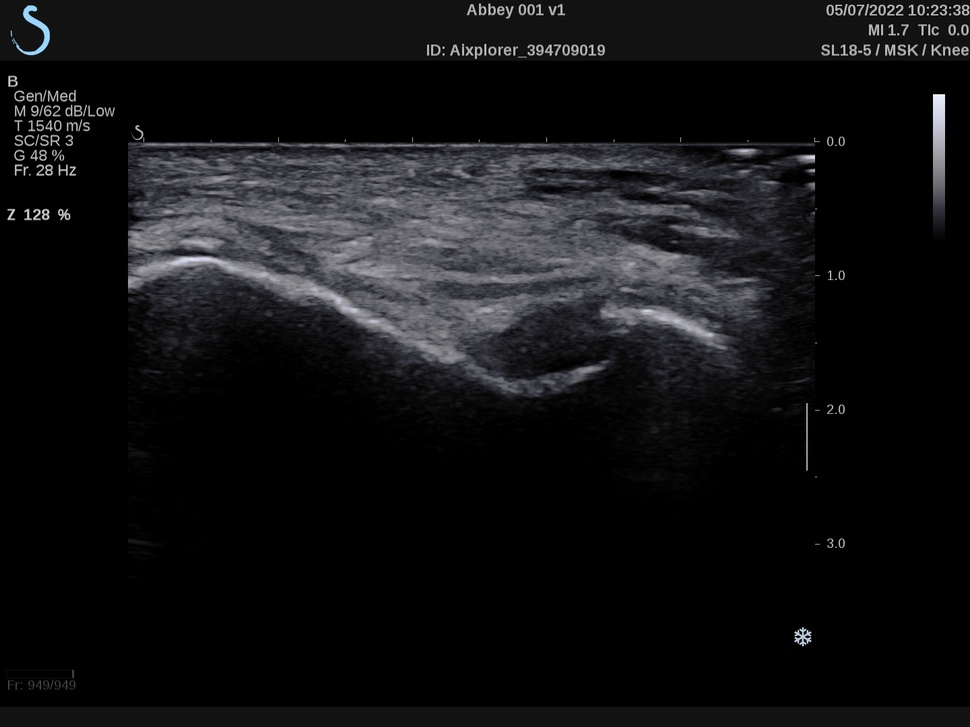
#> input picture All_Images/Abbey 001_v1_contralateral_base (1).jpg, 970 x 727 px, shrunk from 1440 x 1080 before the run, found by its file name; its folder holds only this picture in this run
$ jupyter execute 'Image Enhancement_3.ipynb'
#> lines starting #> are read from the running program, lines starting #| are printed output that depends on the picture
[cell 1]
import os
import cv2
import numpy as np
import pandas as pd
from skimage import exposure
from skimage.metrics import structural_similarity, peak_signal_noise_ratio, mean_squared_error
from scipy.stats import entropy as scipy_entropy
from concurrent.futures import ThreadPoolExecutor, as_completed


def enhance_image(img):
    clahe = cv2.createCLAHE(clipLimit=2.0, tileGridSize=(8,8))
    enhanced = clahe.apply(img)
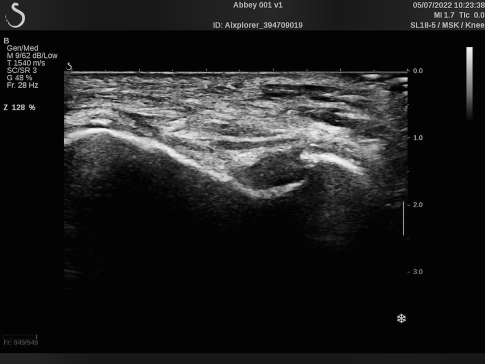
#> enhanced: shape (727, 970) (shown at 1/2 size); min 1, max 253, mean 30.5
    gamma = 1.2
    enhanced = np.array(255 * (enhanced / 255.0) ** gamma, dtype=np.uint8)
    blurred = cv2.GaussianBlur(enhanced, (5, 5), 0)
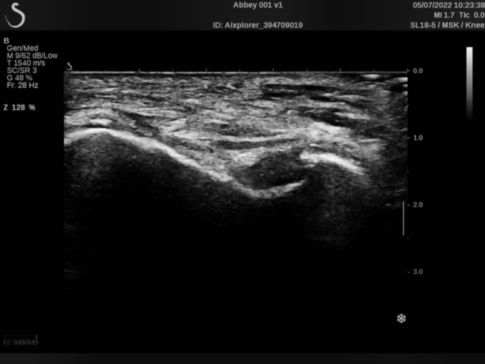
#> blurred: shape (727, 970) (shown at 1/2 size); min 0, max 244, mean 24.3
    sharpened = cv2.addWeighted(enhanced, 1.5, blurred, -0.5, 0)
    return sharpened


def compute_metrics(original, processed):
    metrics = {}
    metrics['SSIM'] = structural_similarity(original, processed, data_range=255)
    metrics['PSNR'] = peak_signal_noise_ratio(original, processed, data_range=255)
    metrics['MSE'] = mean_squared_error(original, processed)
    hist, _ = np.histogram(processed.flatten(), bins=256, range=(0, 255), density=True)
#> hist = 256 values, max 0.572 at index 1, min 7.12e-06 at index 251, mean 0.00392
    metrics['Entropy'] = scipy_entropy(hist + 1e-8)
    noise = original.astype(np.float32) - processed.astype(np.float32)
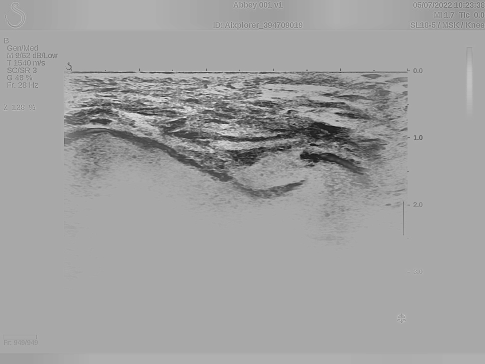
#> noise: shape (727, 970) float32 (shown at 1/2 size); min -108, max 54, mean -6.1; drawn with min black and max white
    metrics['SNR'] = 10 * np.log10(np.sum(original ** 2) / (np.sum(noise ** 2) + 1e-8))
    metrics['CC'] = np.corrcoef(original.flatten(), processed.flatten())[0, 1]
    return metrics


def process_image(img_path, save_dir):
    img = cv2.imread(img_path, cv2.IMREAD_GRAYSCALE)
    if img is None:
        return None
    enhanced = enhance_image(img)
    metrics = compute_metrics(img, enhanced)
#> metrics = {'SSIM': 0.85, 'PSNR': 23.75, 'MSE': 274.4, 'Entropy': 2.7, 'SNR': -8.74, 'CC': 0.977}

    save_path = os.path.join(save_dir, os.path.basename(img_path))
    cv2.imwrite(save_path, enhanced)
    return os.path.basename(img_path), metrics


def process_all(input_dir, output_dir, max_workers=8):
    os.makedirs(output_dir, exist_ok=True)
    image_paths = [os.path.join(input_dir, f) for f in os.listdir(input_dir)
                   if f.lower().endswith(('.jpg', '.png', '.jpeg'))]

    records = []
    with ThreadPoolExecutor(max_workers=max_workers) as executor:
        futures = [executor.submit(process_image, path, output_dir) for path in image_paths]
#> futures = 1 item
        for f in as_completed(futures):
            result = f.result()
            if result:
                name, metrics = result
                records.append({"Filename": name, **metrics})
#> this loop made 1 pass
#> name on pass 1: 'Abbey 001_v1_contralateral_base (1).jpg'
#> after the loop, records = 1 item

    df = pd.DataFrame(records)
#> df = table of 1 rows and 7 columns
    df.to_excel(r"C:\Users\Charlotte\Desktop\dissertation\US_new\enhancement_metrics.xlsx", index=False)
    print(f"Finished processing, total {len(df)} graphs. The metrics are saved to enhancement_metrics.xlsx.")
#| Finished processing, total 1 graphs. The metrics are saved to enhancement_metrics.xlsx.


if __name__ == "__main__":
    input_dir = r"C:\Users\Charlotte\Desktop\dissertation\US_new\All_Images"
    output_dir = r"C:\Users\Charlotte\Desktop\dissertation\US_new\All_Enhanced"
    process_all(input_dir, output_dir)

[cell 2]
import pandas as pd
import os
import matplotlib.pyplot as plt

metrics_path = r"C:\Users\Charlotte\Desktop\dissertation\US_new\enhancement_metrics.xlsx"
output_dir = os.path.dirname(metrics_path)

df = pd.read_excel(metrics_path)

df["Patient"] = df["Filename"].str.extract(r"(Abbey\s?\d+|[A-Za-z]+\s?\d+)", expand=False).str.replace(" ", "")
df["Stage"] = df["Filename"].str.extract(r"(v\d+)", expand=False)

summary_all = df.describe().T
summary_all["Metric"] = summary_all.index
summary_all = summary_all[["Metric", "mean", "std", "min", "max"]]

summary_by_patient = (
    df.groupby("Patient")[["SSIM", "PSNR", "MSE", "Entropy", "SNR", "CC"]]
    .mean()
    .reset_index()
)

with pd.ExcelWriter(os.path.join(output_dir, "enhancement_summary.xlsx")) as writer:
    summary_all.to_excel(writer, sheet_name="Overall_Stats", index=False)
    summary_by_patient.to_excel(writer, sheet_name="By_Patient", index=False)

print("Metrics were computed and saved as enhancement_summary.xlsx")

plt.figure(figsize=(10, 6))
df.boxplot(column=["SSIM", "PSNR", "Entropy", "SNR", "CC"])
plt.title("Distribution of Image Quality Metrics")
plt.ylabel("Value")
plt.xticks(rotation=45)
plt.tight_layout()
#plt.savefig(os.path.join(output_dir, "metrics_distribution.png"), dpi=300)
plt.show()
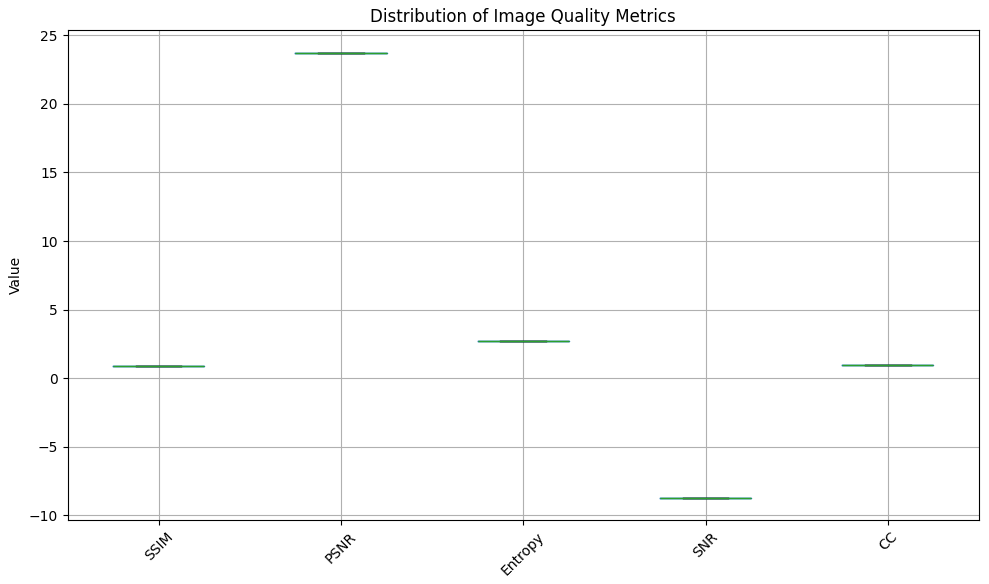
#> figure drawn by matplotlib, 1 panel

[cell 3]
import os
import shutil
import pandas as pd
from sklearn.preprocessing import MinMaxScaler

excel_path = r"C:\Users\Charlotte\Desktop\dissertation\US_new\enhancement_metrics.xlsx"
image_dir = r"C:\Users\Charlotte\Desktop\dissertation\US_new\All_Enhanced"
save_dir = r"C:\Users\Charlotte\Desktop\dissertation\US_new"

df = pd.read_excel(excel_path)

metrics_cols = ["SSIM", "PSNR", "Entropy", "SNR", "CC"]
scaler = MinMaxScaler()
df_scaled = pd.DataFrame(
    scaler.fit_transform(df[metrics_cols]),
    columns=metrics_cols
)

df_scaled["score"] = (
    0.25 * df_scaled["SSIM"] +
    0.25 * df_scaled["PSNR"] +
    0.2  * df_scaled["Entropy"] +
    0.15 * df_scaled["SNR"] +
    0.15 * df_scaled["CC"]
)

df_scaled["Filename"] = df["Filename"]
df_top = df_scaled[df_scaled["score"] > 0.5].sort_values("score", ascending=False)

os.makedirs(save_dir, exist_ok=True)
save_excel = os.path.join(save_dir, "top_quality_images.xlsx")
df_top.to_excel(save_excel, index=False)
print(f"List of {len(df_top)} high-quality images saved to {save_excel}")

high_quality_dir = os.path.join(save_dir, "High_quality_images")
os.makedirs(high_quality_dir, exist_ok=True)

for filename in df_top["Filename"]:
    src = os.path.join(image_dir, filename)
    dst = os.path.join(high_quality_dir, filename)
    if os.path.exists(src):
        shutil.copy(src, dst)

print(f"Copy {len(df_top)} high-quality images to {high_quality_dir}")

$ run again, on All_Images/Abbey 006_v1_treat_base (7).jpg
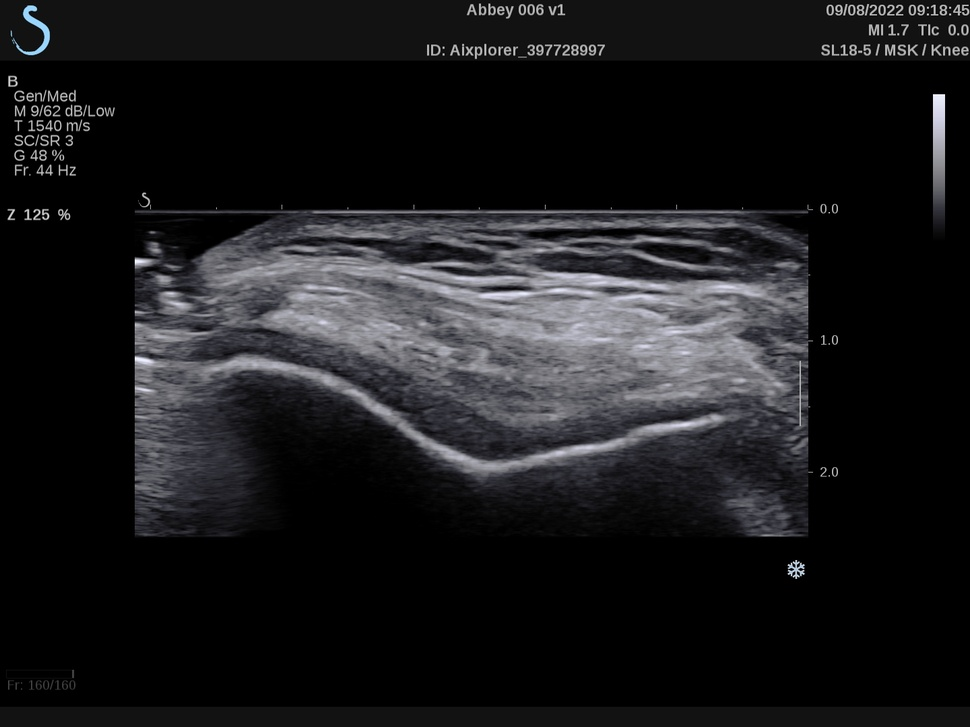
#> input picture All_Images/Abbey 006_v1_treat_base (7).jpg, 970 x 727 px, shrunk from 1440 x 1080 before the run, found by its file name
#> hist = 256 values, max 0.526 at index 1, min 2.56e-05 at index 253, mean 0.00392
#> in compute_metrics, `noise = original.astype(np.float32) - processed.astype(np.float32)`:
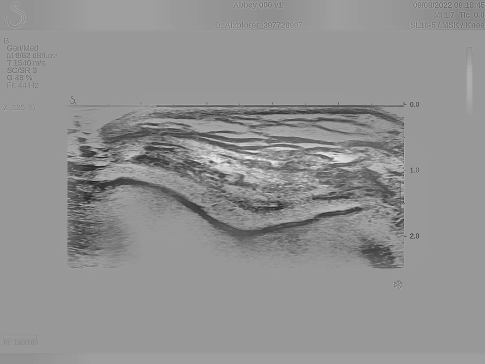
#> noise: shape (727, 970) float32 (shown at 1/2 size); min -109, max 72, mean -5.3; drawn with min black and max white
#> in process_image, `metrics = compute_metrics(img, enhanced)`: metrics = {'SSIM': 0.867, 'PSNR': 24.3, 'MSE': 241.4, 'Entropy': 2.94, 'SNR': -7.74, 'CC': 0.979}
#> futures = 1 item
#> the loop in process_all, `for f in as_completed(futures):` made 1 pass
#> name on pass 1: 'Abbey 006_v1_treat_base (7).jpg'
#> df = table of 1 rows and 7 columns
#| Finished processing, total 1 graphs. The metrics are saved to enhancement_metrics.xlsx.
#> `plt.show()`:
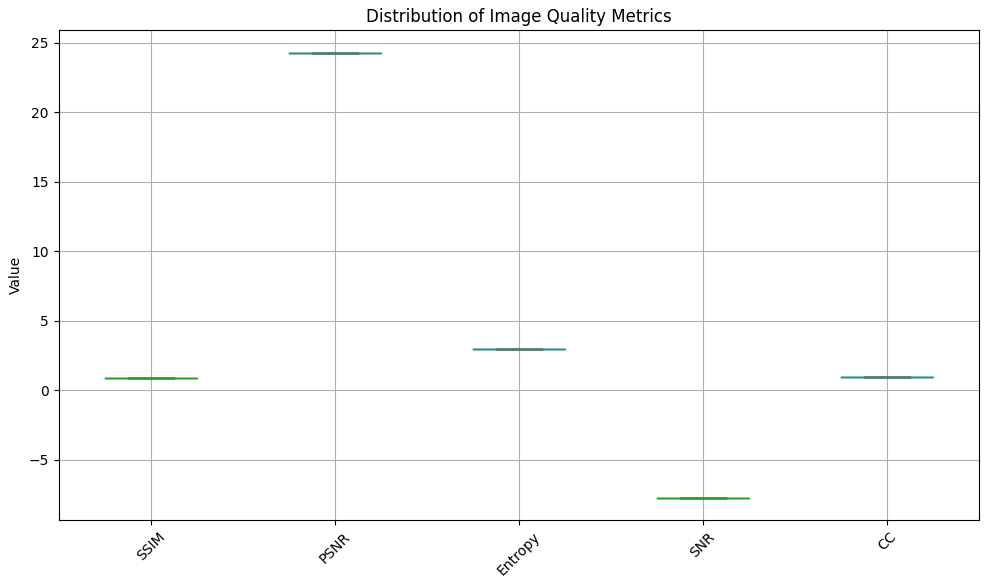
#> figure drawn by matplotlib, 1 panel

$ run again, on All_Images/Abbey 006_v3_contralateral_3 (4).jpg
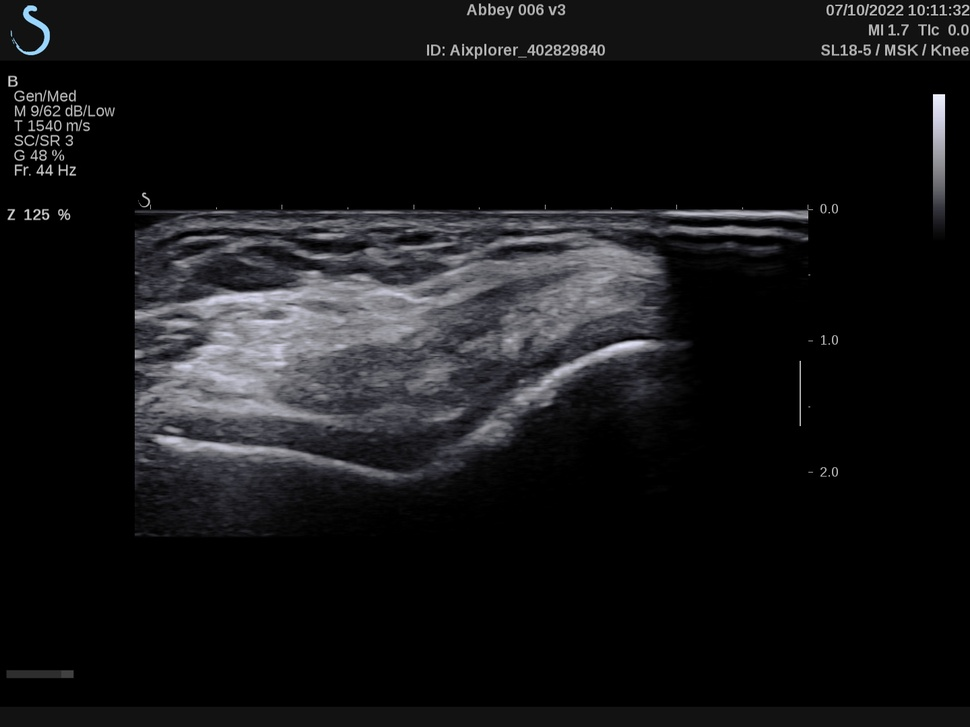
#> input picture All_Images/Abbey 006_v3_contralateral_3 (4).jpg, 970 x 727 px, shrunk from 1440 x 1080 before the run, found by its file name
#> hist = 256 values, max 0.585 at index 1, min 1.85e-05 at index 253, mean 0.00392
#> in compute_metrics, `noise = original.astype(np.float32) - processed.astype(np.float32)`:
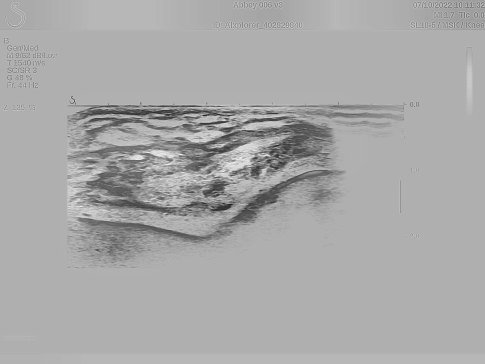
#> noise: shape (727, 970) float32 (shown at 1/2 size); min -113, max 50, mean -5.1; drawn with min black and max white
#> in process_image, `metrics = compute_metrics(img, enhanced)`: metrics = {'SSIM': 0.87, 'PSNR': 24.77, 'MSE': 216.6, 'Entropy': 2.6, 'SNR': -8.01, 'CC': 0.983}
#> futures = 1 item
#> the loop in process_all, `for f in as_completed(futures):` made 1 pass
#> name on pass 1: 'Abbey 006_v3_contralateral_3 (4).jpg'
#> df = table of 1 rows and 7 columns
#| Finished processing, total 1 graphs. The metrics are saved to enhancement_metrics.xlsx.
#> `plt.show()`:
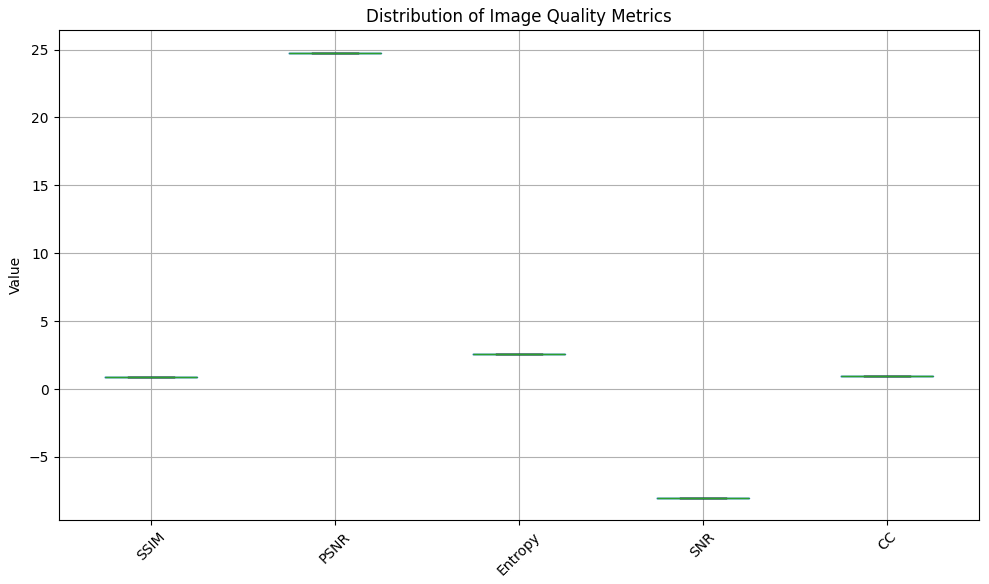
#> figure drawn by matplotlib, 1 panel
